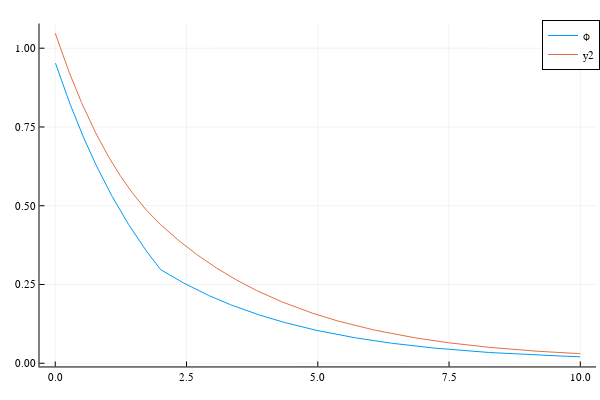

Notebook source saved alongside this figure:
### Code cell
p(x)=0
q(x)=Σr(x)/D(x)
r(x)=-Q(x)/D(x)
b1=1,0,0,-0.5
b2=1,1/4,10,0
x,ϕ2=twopointbvp(1000,p,q,r,b1,b2);
plot!(x,ϕ2)

### Figure 1 — Plotly figure (JSON) as saved in the notebook; plotly's stock layout.template omitted (floating-point values rounded to 4 significant figures; data arrays with more than 128 entries replaced by an {"elided": "..."} marker saying what was removed)
{"data": [{"colorbar": {"len": 0.9525, "title": "", "x": 0.9934, "y": 0.5139}, "legendgroup": "ϕ", "line": {"color": "rgba(0, 154, 250, 1.000)", "dash": "solid", "shape": "linear", "width": 1}, "mode": "lines", "name": "ϕ", "showlegend": true, "type": "scatter", "x": {"elided": "1000 float values"}, "xaxis": "x", "y": {"elided": "1000 float values"}, "yaxis": "y"}, {"colorbar": {"len": 0.9525, "title": "", "x": 0.9934, "y": 0.5139}, "legendgroup": "y2", "line": {"color": "rgba(227, 111, 71, 1.000)", "dash": "solid", "shape": "linear", "width": 1}, "mode": "lines", "name": "y2", "showlegend": true, "type": "scatter", "x": {"elided": "1001 float values"}, "xaxis": "x", "y": {"elided": "1001 float values"}, "yaxis": "y"}], "layout": {"annotations": [], "height": 400, "legend": {"bgcolor": "rgba(255, 255, 255, 1.000)", "bordercolor": "rgba(0, 0, 0, 1.000)", "borderwidth": 1, "font": {"color": "rgba(0, 0, 0, 1.000)", "family": "sans-serif", "size": 11}, "title": {"font": {"color": "rgba(0, 0, 0, 1.000)", "family": "sans-serif", "size": 15}, "text": ""}, "tracegroupgap": 0, "traceorder": "normal", "x": 1, "xanchor": "auto", "y": 1, "yanchor": "auto"}, "margin": {"b": 20, "l": 0, "r": 0, "t": 20}, "paper_bgcolor": "rgba(255, 255, 255, 1.000)", "plot_bgcolor": "rgba(255, 255, 255, 1.000)", "showlegend": true, "width": 600, "xaxis": {"anchor": "y", "domain": [0.06582, 0.9934], "gridcolor": "rgba(0, 0, 0, 0.100)", "gridwidth": 0.5, "linecolor": "rgba(0, 0, 0, 1.000)", "mirror": false, "range": [-0.3, 10.3], "showgrid": true, "showline": true, "showticklabels": true, "tickangle": 0, "tickcolor": "rgb(0, 0, 0)", "tickfont": {"color": "rgba(0, 0, 0, 1.000)", "family": "sans-serif", "size": 11}, "tickmode": "array", "ticks": "inside", "ticktext": ["0.0", "2.5", "5.0", "7.5", "10.0"], "tickvals": [0, 2.5, 5, 7.5, 10], "title": "", "titlefont": {"color": "rgba(0, 0, 0, 1.000)", "family": "sans-serif", "size": 15}, "type": "-", "visible": true, "zeroline": false, "zerolinecolor": "rgba(0, 0, 0, 1.000)"}, "yaxis": {"anchor": "x", "domain": [0.03762, 0.9902], "gridcolor": "rgba(0, 0, 0, 0.100)", "gridwidth": 0.5, "linecolor": "rgba(0, 0, 0, 1.000)", "mirror": false, "range": [-0.01015, 1.078], "showgrid": true, "showline": true, "showticklabels": true, "tickangle": 0, "tickcolor": "rgb(0, 0, 0)", "tickfont": {"color": "rgba(0, 0, 0, 1.000)", "family": "sans-serif", "size": 11}, "tickmode": "array", "ticks": "inside", "ticktext": ["0.00", "0.25", "0.50", "0.75", "1.00"], "tickvals": [0, 0.25, 0.5, 0.75, 1], "title": "", "titlefont": {"color": "rgba(0, 0, 0, 1.000)", "family": "sans-serif", "size": 15}, "type": "-", "visible": true, "zeroline": false, "zerolinecolor": "rgba(0, 0, 0, 1.000)"}}}
